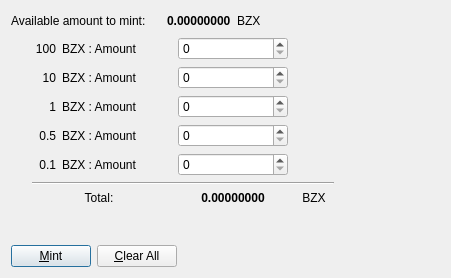
<?xml version="1.0" encoding="UTF-8"?>
<ui version="4.0">
 <class>ManualMintDialog</class>
 <widget class="QDialog" name="ManualMintDialog">
  <property name="geometry">
   <rect>
    <x>0</x>
    <y>0</y>
    <width>451</width>
    <height>278</height>
   </rect>
  </property>
  <property name="windowTitle">
   <string>Coin Selection</string>
  </property>
  <layout class="QVBoxLayout" name="verticalLayout">
   <item>
    <layout class="QVBoxLayout" name="verticalLayout_2">
     <item>
      <layout class="QHBoxLayout" name="horizontalLayout">
       <item>
        <widget class="QLabel" name="label">
         <property name="minimumSize">
          <size>
           <width>150</width>
           <height>0</height>
          </size>
         </property>
         <property name="text">
          <string>Available amount to mint:</string>
         </property>
        </widget>
       </item>
       <item>
        <widget class="QLabel" name="availableAmount">
         <property name="font">
          <font>
           <weight>75</weight>
           <bold>true</bold>
          </font>
         </property>
         <property name="text">
          <string>0.00000000</string>
         </property>
        </widget>
       </item>
       <item>
        <widget class="QLabel" name="label_3">
         <property name="text">
          <string>BZX</string>
         </property>
        </widget>
       </item>
       <item>
        <spacer name="horizontalSpacer">
         <property name="orientation">
          <enum>Qt::Horizontal</enum>
         </property>
         <property name="sizeHint" stdset="0">
          <size>
           <width>40</width>
           <height>20</height>
          </size>
         </property>
        </spacer>
       </item>
      </layout>
     </item>
     <item>
      <layout class="QHBoxLayout" name="horizontalLayout_5">
       <item>
        <spacer name="horizontalSpacer_3">
         <property name="orientation">
          <enum>Qt::Horizontal</enum>
         </property>
         <property name="sizeType">
          <enum>QSizePolicy::Fixed</enum>
         </property>
         <property name="sizeHint" stdset="0">
          <size>
           <width>15</width>
           <height>20</height>
          </size>
         </property>
        </spacer>
       </item>
       <item>
        <layout class="QGridLayout" name="gridLayout">
         <item row="4" column="1">
          <widget class="QLabel" name="label_13">
           <property name="text">
            <string>BZX : Amount</string>
           </property>
           <property name="margin">
            <number>0</number>
           </property>
          </widget>
         </item>
         <item row="6" column="0" colspan="2">
          <layout class="QFormLayout" name="formLayout_3">
           <property name="labelAlignment">
            <set>Qt::AlignCenter</set>
           </property>
           <property name="formAlignment">
            <set>Qt::AlignHCenter|Qt::AlignTop</set>
           </property>
           <item row="0" column="0" colspan="2">
            <widget class="QLabel" name="label_14">
             <property name="text">
              <string>Total:</string>
             </property>
             <property name="alignment">
              <set>Qt::AlignCenter</set>
             </property>
            </widget>
           </item>
          </layout>
         </item>
         <item row="4" column="2">
          <widget class="QSpinBox" name="coinAmount01"/>
         </item>
         <item row="3" column="1">
          <widget class="QLabel" name="label_12">
           <property name="text">
            <string>BZX : Amount</string>
           </property>
           <property name="margin">
            <number>0</number>
           </property>
          </widget>
         </item>
         <item row="1" column="0">
          <widget class="QLabel" name="label_7">
           <property name="text">
            <string>10</string>
           </property>
           <property name="alignment">
            <set>Qt::AlignRight|Qt::AlignTrailing|Qt::AlignVCenter</set>
           </property>
           <property name="margin">
            <number>0</number>
           </property>
          </widget>
         </item>
         <item row="2" column="2">
          <widget class="QSpinBox" name="coinAmount1"/>
         </item>
         <item row="2" column="1">
          <widget class="QLabel" name="label_11">
           <property name="text">
            <string>BZX : Amount</string>
           </property>
           <property name="margin">
            <number>0</number>
           </property>
          </widget>
         </item>
         <item row="2" column="0">
          <widget class="QLabel" name="label_6">
           <property name="text">
            <string>1</string>
           </property>
           <property name="alignment">
            <set>Qt::AlignRight|Qt::AlignTrailing|Qt::AlignVCenter</set>
           </property>
           <property name="margin">
            <number>0</number>
           </property>
          </widget>
         </item>
         <item row="1" column="1">
          <widget class="QLabel" name="label_10">
           <property name="text">
            <string>BZX : Amount</string>
           </property>
           <property name="margin">
            <number>0</number>
           </property>
          </widget>
         </item>
         <item row="4" column="0">
          <widget class="QLabel" name="label_5">
           <property name="text">
            <string>0.1</string>
           </property>
           <property name="alignment">
            <set>Qt::AlignRight|Qt::AlignTrailing|Qt::AlignVCenter</set>
           </property>
           <property name="margin">
            <number>0</number>
           </property>
          </widget>
         </item>
         <item row="0" column="2">
          <widget class="QSpinBox" name="coinAmount100"/>
         </item>
         <item row="1" column="2">
          <widget class="QSpinBox" name="coinAmount10"/>
         </item>
         <item row="5" column="0" colspan="4">
          <layout class="QFormLayout" name="formLayout">
           <item row="0" column="1">
            <widget class="Line" name="line">
             <property name="orientation">
              <enum>Qt::Horizontal</enum>
             </property>
            </widget>
           </item>
          </layout>
         </item>
         <item row="6" column="3">
          <widget class="QLabel" name="label_15">
           <property name="minimumSize">
            <size>
             <width>40</width>
             <height>0</height>
            </size>
           </property>
           <property name="text">
            <string>BZX</string>
           </property>
           <property name="alignment">
            <set>Qt::AlignCenter</set>
           </property>
          </widget>
         </item>
         <item row="0" column="1">
          <widget class="QLabel" name="label_9">
           <property name="minimumSize">
            <size>
             <width>110</width>
             <height>0</height>
            </size>
           </property>
           <property name="text">
            <string>BZX : Amount</string>
           </property>
           <property name="margin">
            <number>0</number>
           </property>
          </widget>
         </item>
         <item row="3" column="0">
          <widget class="QLabel" name="label_8">
           <property name="text">
            <string>0.5</string>
           </property>
           <property name="alignment">
            <set>Qt::AlignRight|Qt::AlignTrailing|Qt::AlignVCenter</set>
           </property>
           <property name="margin">
            <number>0</number>
           </property>
          </widget>
         </item>
         <item row="3" column="2">
          <widget class="QSpinBox" name="coinAmount05"/>
         </item>
         <item row="6" column="2">
          <widget class="QLabel" name="totalAmount">
           <property name="minimumSize">
            <size>
             <width>110</width>
             <height>0</height>
            </size>
           </property>
           <property name="font">
            <font>
             <weight>75</weight>
             <bold>true</bold>
            </font>
           </property>
           <property name="layoutDirection">
            <enum>Qt::LeftToRight</enum>
           </property>
           <property name="text">
            <string>0.00000000</string>
           </property>
           <property name="alignment">
            <set>Qt::AlignCenter</set>
           </property>
          </widget>
         </item>
         <item row="0" column="0">
          <widget class="QLabel" name="label_4">
           <property name="minimumSize">
            <size>
             <width>30</width>
             <height>0</height>
            </size>
           </property>
           <property name="text">
            <string>100</string>
           </property>
           <property name="alignment">
            <set>Qt::AlignRight|Qt::AlignTrailing|Qt::AlignVCenter</set>
           </property>
           <property name="margin">
            <number>0</number>
           </property>
          </widget>
         </item>
        </layout>
       </item>
       <item>
        <spacer name="horizontalSpacer_4">
         <property name="orientation">
          <enum>Qt::Horizontal</enum>
         </property>
         <property name="sizeHint" stdset="0">
          <size>
           <width>40</width>
           <height>20</height>
          </size>
         </property>
        </spacer>
       </item>
      </layout>
     </item>
     <item>
      <spacer name="verticalSpacer">
       <property name="orientation">
        <enum>Qt::Vertical</enum>
       </property>
       <property name="sizeHint" stdset="0">
        <size>
         <width>20</width>
         <height>40</height>
        </size>
       </property>
      </spacer>
     </item>
     <item>
      <layout class="QHBoxLayout" name="horizontalLayout_2">
       <item>
        <widget class="QPushButton" name="mintButton">
         <property name="text">
          <string>&amp;Mint</string>
         </property>
         <property name="icon">
          <iconset>
           <normaloff>../res/icons/add.png</normaloff>../res/icons/add.png</iconset>
         </property>
        </widget>
       </item>
       <item>
        <widget class="QPushButton" name="clearAllButton">
         <property name="text">
          <string>&amp;Clear All</string>
         </property>
         <property name="icon">
          <iconset>
           <normaloff>../res/icons/quit.png</normaloff>../res/icons/quit.png</iconset>
         </property>
        </widget>
       </item>
       <item>
        <spacer name="horizontalSpacer_2">
         <property name="orientation">
          <enum>Qt::Horizontal</enum>
         </property>
         <property name="sizeHint" stdset="0">
          <size>
           <width>40</width>
           <height>20</height>
          </size>
         </property>
        </spacer>
       </item>
      </layout>
     </item>
    </layout>
   </item>
  </layout>
 </widget>
 <resources/>
 <connections/>
</ui>
